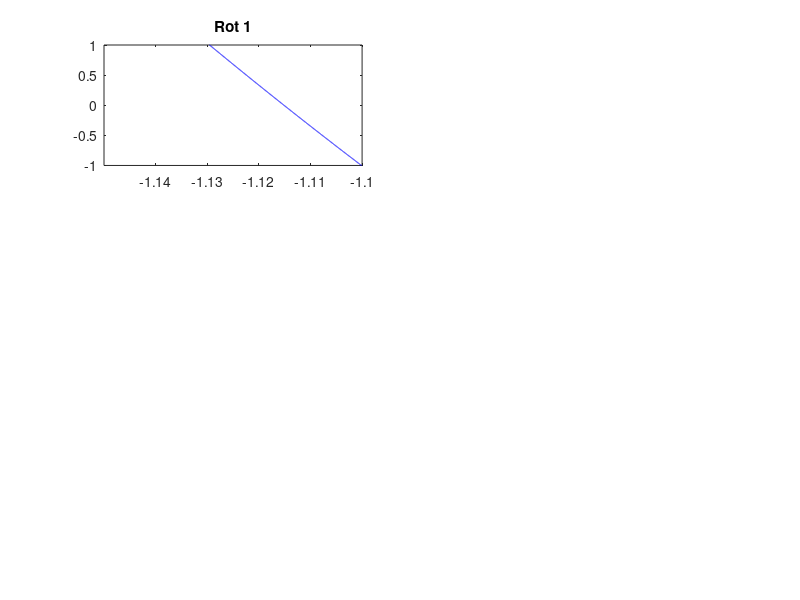

MATLAB code to generate this figure: (Note: this script raises an error after producing the figure.)
% Define the function f(x)
f = @(x) 61*x - ((x.^2 + x + 0.03)./(3*x + 1)).^7 - 20*x.*exp(-x);

% Define x range with small step size
x = -5:1e-5:7.5;
y = f(x);

% Create figure
figure();

% Define root intervals for subplots
root_intervals = [
    -1.15, -1.1, -1, 1;    % Rot 1
    -0.30, -0.28, -1, 1;   % Rot 2
    -0.001, 0.001, -0.05, 0.05; % Rot 3
    6.35, 6.45, -2, 2;     % Rot 4
    -3, 7, -300, 300       % Full function
];

% Titles for subplots
titles = {'Rot 1', 'Rot 2', 'Rot 3', 'Rot 4', 'y = f(x)'};

% Loop to create subplots
for i = 1:4
    subplot(3, 2, i);
    plot(x, y, 'b'); % Plot function
    title(titles{i});
    xlim(root_intervals(i, 1:2));
    ylim(root_intervals(i, 3:4));
    yline(0, 'k:', 'LineWidth', 1); % Dashed zero line
end

% Full function plot
subplot(3, 2, 5:6);
plot(x, y, 'b'); % Plot function
title(titles{5});
xlim(root_intervals(5, 1:2));
ylim(root_intervals(5, 3:4));
yline(0, 'k:', 'LineWidth', 1); % Dashed zero line
